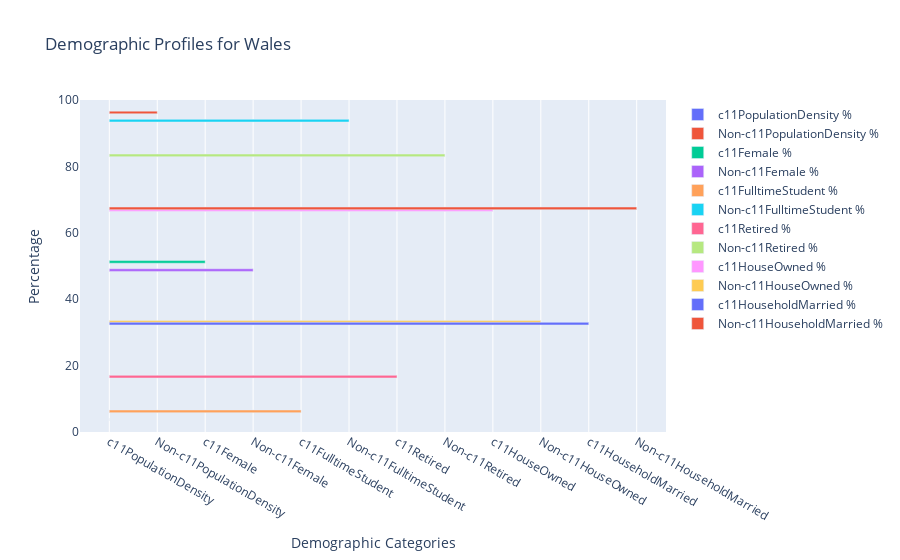

The code cell stored with this chart in its notebook:
### Code cell
import pandas as pd
import plotly.graph_objects as go

# Load the dataset
file_path = '/Users/miriam/Documents/GitHub/dsa_hw4/uk_data_202405051509.csv'
df = pd.read_csv(file_path)

# Example region to visualize
selected_region = 'Wales'  # Replace with a real region name from your dataset

# Check if the selected region exists in the data
if selected_region not in df['region'].values:
    print(f"No data available for {selected_region}")
else:
    # Filter data for the selected region
    region_data = df[df['region'] == selected_region].iloc[0]

    # Identify the last six columns for demographic data
    last_six_columns = df.columns[-6:]

    # Create the two-way bar plot
    fig = go.Figure()
    for col in last_six_columns:
        primary_value = region_data[col]
        complementary_value = 100 - primary_value  # Assuming the data are percentages

        # Adding primary demographic data
        fig.add_trace(go.Bar(
            x=[col],
            y=[primary_value],
            name=f'{col} %',
            orientation='h'
        ))

        # Adding complementary demographic data
        fig.add_trace(go.Bar(
            x=[f'Non-{col}'],
            y=[complementary_value],
            name=f'Non-{col} %',
            orientation='h'
        ))

    # Update the plot layout
    fig.update_layout(
        title=f'Demographic Profiles for {selected_region}',
        barmode='overlay',  # Use 'group' if you prefer separated bars
        xaxis_title='Demographic Categories',
        yaxis=dict(title='Percentage', range=[0, 100])
    )

    # Display the plot
    fig.show()

### Figure 1 — Plotly figure (JSON) as saved in the notebook; plotly's stock layout.template omitted (floating-point values rounded to 4 significant figures)
{"data": [{"name": "c11PopulationDensity %", "orientation": "h", "type": "bar", "x": ["c11PopulationDensity"], "y": [3.751]}, {"name": "Non-c11PopulationDensity %", "orientation": "h", "type": "bar", "x": ["Non-c11PopulationDensity"], "y": [96.25]}, {"name": "c11Female %", "orientation": "h", "type": "bar", "x": ["c11Female"], "y": [51.23]}, {"name": "Non-c11Female %", "orientation": "h", "type": "bar", "x": ["Non-c11Female"], "y": [48.77]}, {"name": "c11FulltimeStudent %", "orientation": "h", "type": "bar", "x": ["c11FulltimeStudent"], "y": [6.231]}, {"name": "Non-c11FulltimeStudent %", "orientation": "h", "type": "bar", "x": ["Non-c11FulltimeStudent"], "y": [93.77]}, {"name": "c11Retired %", "orientation": "h", "type": "bar", "x": ["c11Retired"], "y": [16.67]}, {"name": "Non-c11Retired %", "orientation": "h", "type": "bar", "x": ["Non-c11Retired"], "y": [83.33]}, {"name": "c11HouseOwned %", "orientation": "h", "type": "bar", "x": ["c11HouseOwned"], "y": [66.83]}, {"name": "Non-c11HouseOwned %", "orientation": "h", "type": "bar", "x": ["Non-c11HouseOwned"], "y": [33.17]}, {"name": "c11HouseholdMarried %", "orientation": "h", "type": "bar", "x": ["c11HouseholdMarried"], "y": [32.64]}, {"name": "Non-c11HouseholdMarried %", "orientation": "h", "type": "bar", "x": ["Non-c11HouseholdMarried"], "y": [67.36]}], "layout": {"barmode": "overlay", "title": {"text": "Demographic Profiles for Wales"}, "xaxis": {"title": {"text": "Demographic Categories"}}, "yaxis": {"range": [0, 100], "title": {"text": "Percentage"}}}}
